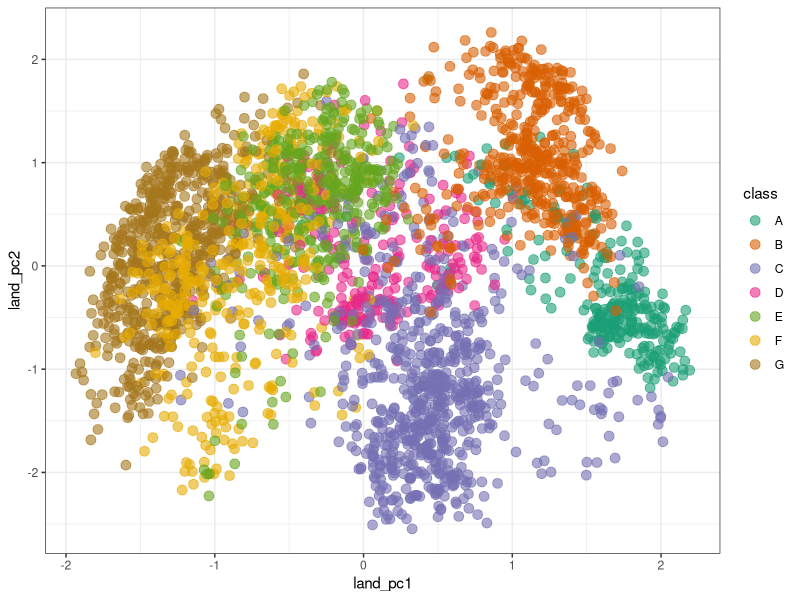
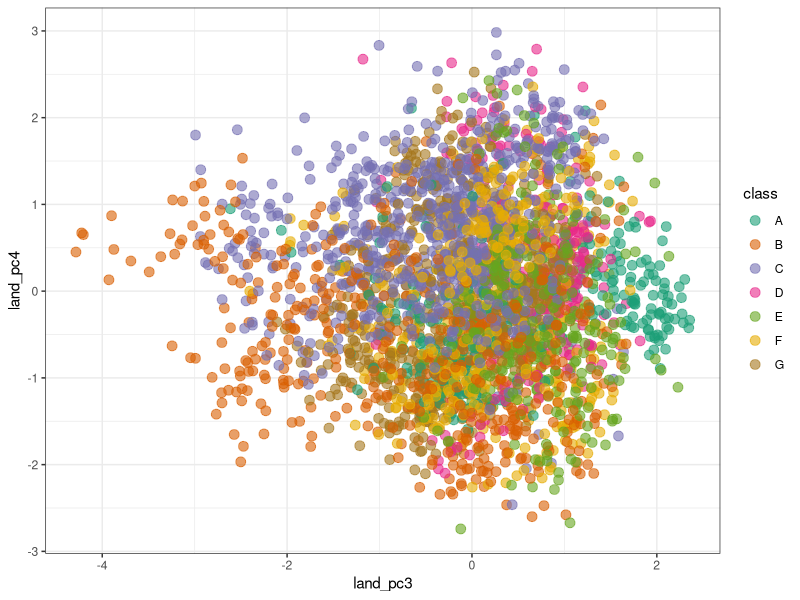
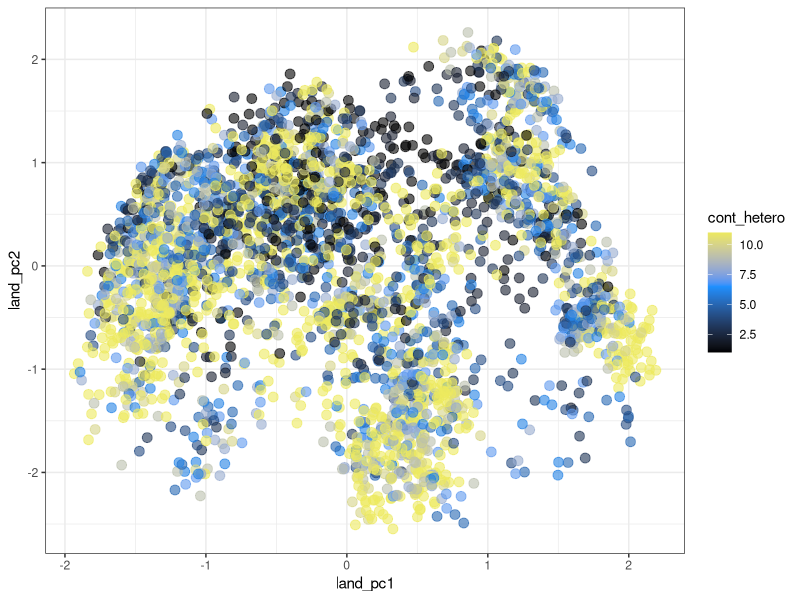
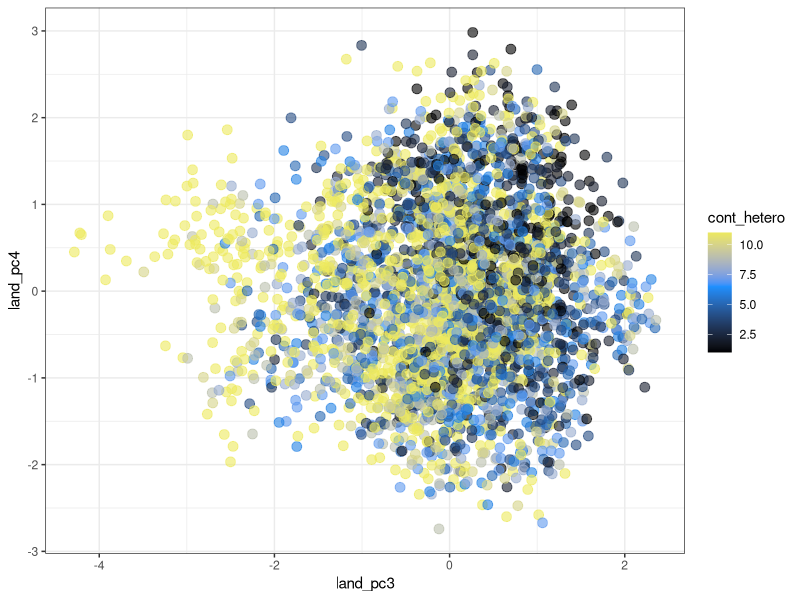
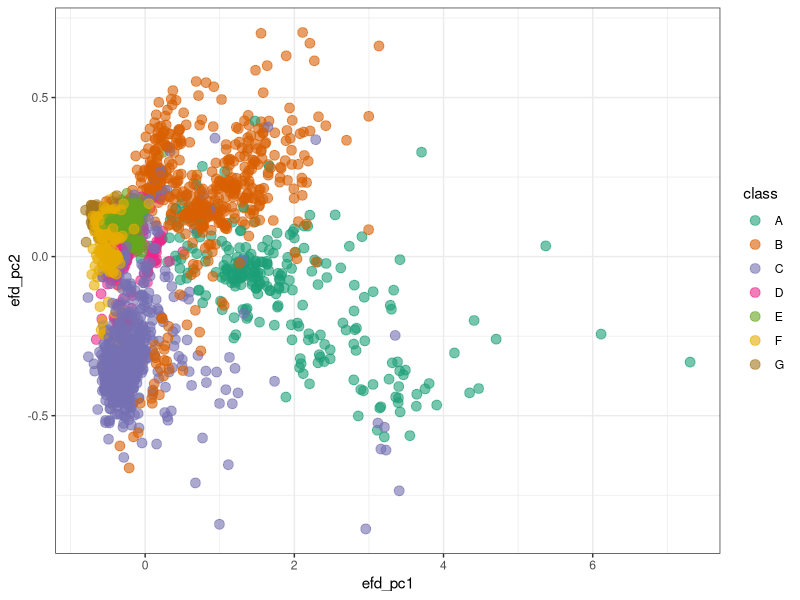
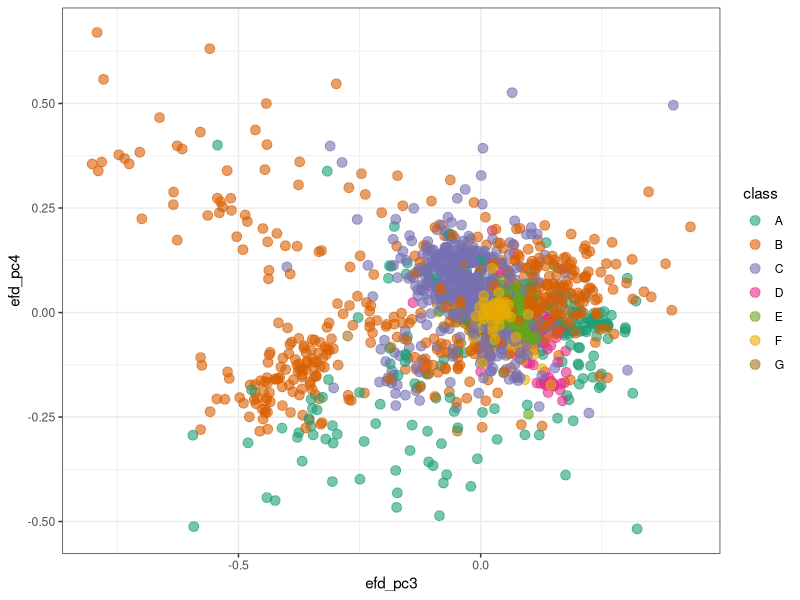
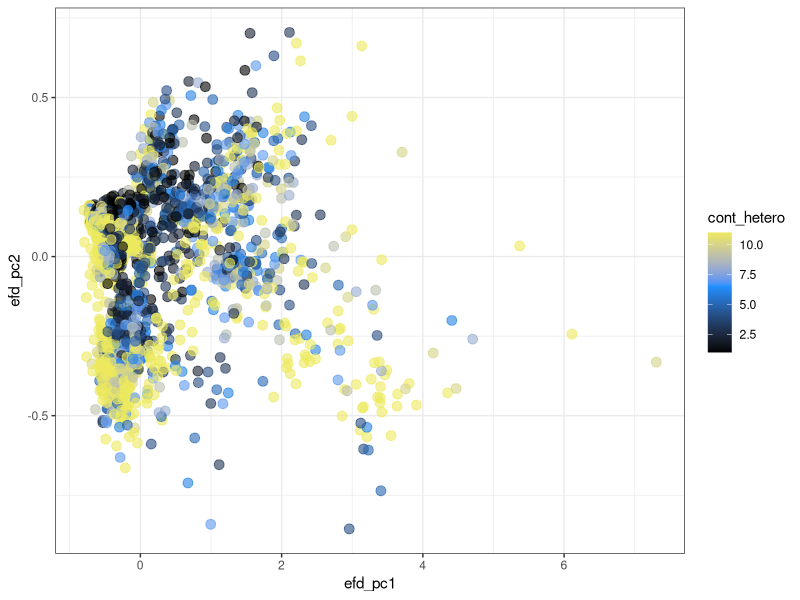
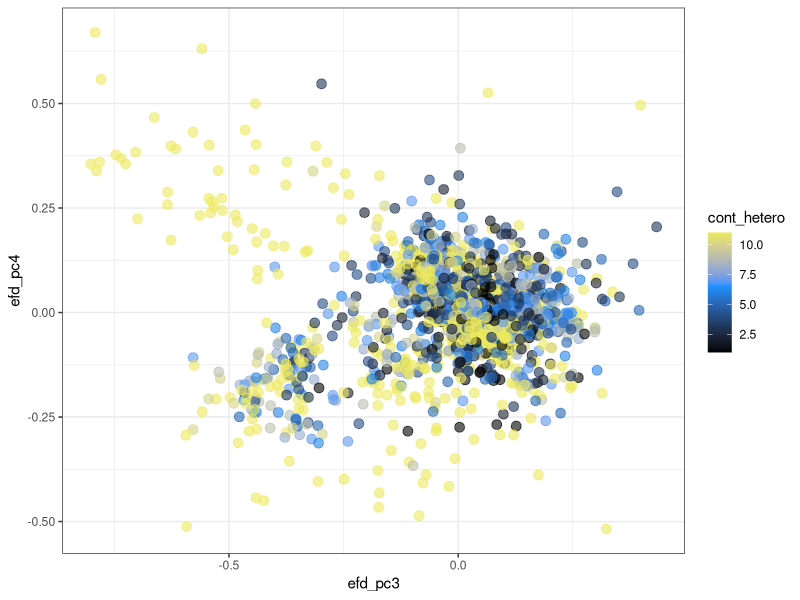

These charts were generated, in order, by the following R code:
#Read in ggplot2
library(ggplot2)

#Read in data
data <- read.table("./0.classes_and_heteroblasty.txt", header=TRUE)

#Visualize landmark PCA by species class

p <- ggplot(data=data, aes(land_pc1, land_pc2, colour=class))
p + geom_point(size=3, alpha=0.6) + theme_bw() + scale_colour_brewer(type="qual", palette=2)

p <- ggplot(data=data, aes(land_pc3, land_pc4, colour=class))
p + geom_point(size=3, alpha=0.6) + theme_bw() + scale_colour_brewer(type="qual", palette=2)

#Visualize landmark PCA by heteroblasty

p <- ggplot(data=data, aes(land_pc1, land_pc2, colour=cont_hetero))
p + geom_point(size=3, alpha=0.6) + theme_bw() + scale_colour_gradient2(low="black",mid="dodgerblue",high="yellow", midpoint=6.5)

p <- ggplot(data=data, aes(land_pc3, land_pc4, colour=cont_hetero))
p + geom_point(size=3, alpha=0.6) + theme_bw() + scale_colour_gradient2(low="black",mid="dodgerblue",high="yellow", midpoint=6.5)

#Visualize Elliptical Fourier Descriptor PCA by species class

p <- ggplot(data, aes(efd_pc1, efd_pc2, colour=class))
p + geom_point(size=3, alpha=0.6) + theme_bw() + scale_colour_brewer(type="qual", palette=2)

p <- ggplot(data, aes(efd_pc3, efd_pc4, colour=class))
p + geom_point(size=3, alpha=0.6) + theme_bw() + scale_colour_brewer(type="qual", palette=2)

#Visualize Elliptical Fourier Descriptor PCA by heteroblasty

p <- ggplot(data=data, aes(efd_pc1, efd_pc2, colour=cont_hetero))
p + geom_point(size=3, alpha=0.6) + theme_bw()  + scale_colour_gradient2(low="black",mid="dodgerblue",high="yellow", midpoint=6.5)

p <- ggplot(data=data, aes(efd_pc3, efd_pc4, colour=cont_hetero))
p + geom_point(size=3, alpha=0.6) + theme_bw()  + scale_colour_gradient2(low="black",mid="dodgerblue",high="yellow", midpoint=6.5)
